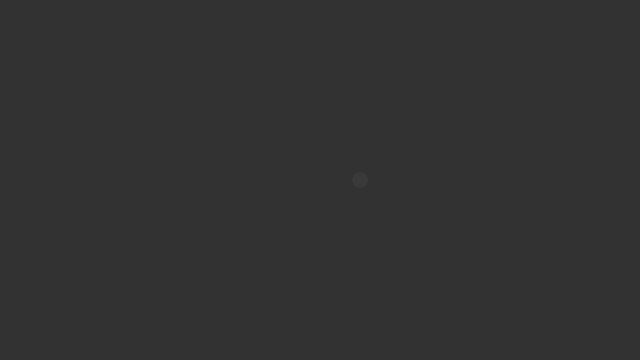
Frame 1 (no input)
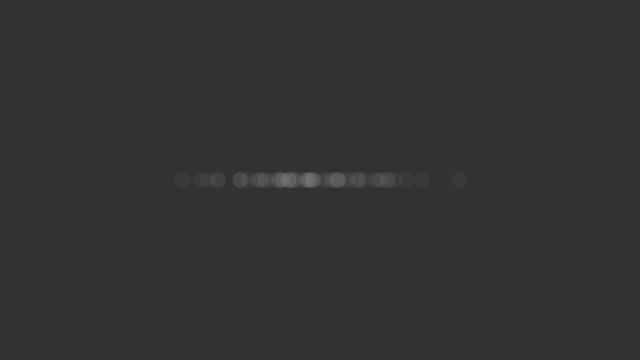
Frame 60 (no input)
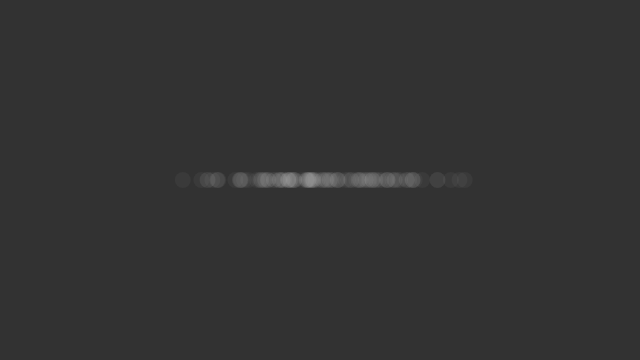
Frame 120 (the mouse pressed at the canvas centre since frame 60)

The p5.js sketch that drew these frames (run headless with seeded random() and noise() and a simulated clock; from frame 60 on, the mouse is pressed at the canvas centre):

// p5.js sketch
// ── sketch.js
var sd = 60
var mean = 320

function setup() {
  createCanvas(640, 360);
  background(50);
}

function draw() {
  var num = randomGaussian(mean, sd)

  noStroke();
  fill(255, 10)
  ellipse(num, 180, 16, 16);
}
